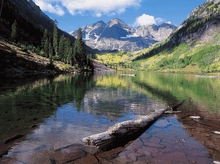
%> input picture homework3/code/river.gif, 220 x 164 px, shrunk from 848 x 632 before the run
$ octave problem3.m   (GNU Octave 9; MATLAB toolbox functions it lacks are replaced by stand-ins)
%> lines starting %> are read from the running program, lines starting %| are printed output that depends on the picture; in (x1, y1, x2, y2) boxes, pixels count from 0 and x2, y2 are one past the last pixel; in counts of white or black regions, pixels touching at a corner belong together; the program's own positions count from 1

[cdata,colormap] = imread('river.gif');
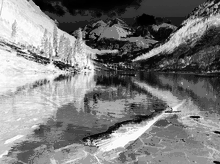
%> cdata: size 164x220 uint8; min 0, max 254, mean 125.2
%> colormap = 256 rows, first 12: [0.933 0.933 0.937; 0.902 0.91 0.929; 0.867 0.882 0.922; 0.875 0.867 0.812; 0.812 0.835 0.906; 0.761 0.808 0.906; 0.843 0.816 0.773; 0.859 0.82 0.443; 0.8 0.769 0.792; 0.769 0.729 0.765; 0.788 0.753 0.58; 0.8 0.753 0.376]

riverdata = ind2gray(cdata,colormap);
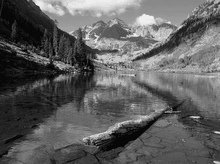
%> riverdata: size 164x220 uint8; min 4, max 238, mean 94.5

G = double(riverdata);

[M,N] = size(G);
%> M = 164; N = 220

a = [1,0,0.5,1,0.75];
b = [0,0,0,-1,-0.5];
c = [0,1,0.5,1,0.75];

R = G;

for i = 2:N
    R(1,i) = G(1,i) - G(1,i-1);
end
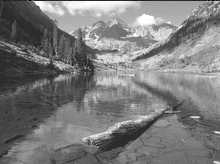
%> R: size 164x220 double; min -42, max 238, mean 93.6; drawn with min black and max white

for j = 2:M
    R(j,1) = G(j,1) - G(j-1,1);
end
%> R: size 164x220 double; 0.45% of pixels changed, all inside (x1, y1, x2, y2) = (0, 1, 1, 164)

R1 = R;R2 = R;R3 = R;R4 = R;R5 = R;

for i = 2:M
    for j = 2:N
        R1(i,j) = floor(G(i,j) - (a(1) * G(i,j-1) + b(1) * G(i-1,j-1) + c(1) * G(i-1,j)));
        R2(i,j) = floor(G(i,j) - (a(2) * G(i,j-1) + b(2) * G(i-1,j-1) + c(2) * G(i-1,j)));
        R3(i,j) = floor(G(i,j) - (a(3) * G(i,j-1) + b(3) * G(i-1,j-1) + c(3) * G(i-1,j)));
        R4(i,j) = floor(G(i,j) - (a(4) * G(i,j-1) + b(4) * G(i-1,j-1) + c(4) * G(i-1,j)));
        R5(i,j) = floor(G(i,j) - (a(5) * G(i,j-1) + b(5) * G(i-1,j-1) + c(5) * G(i-1,j)));
    end
end
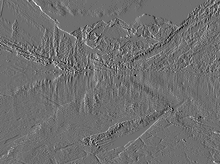
%> R1: size 164x220 double; min -105, max 136, mean 0.4; drawn with min black and max white
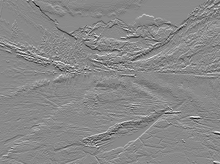
%> R2: size 164x220 double; min -160, max 137, mean -0.5; drawn with min black and max white
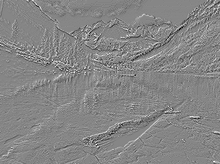
%> R3: size 164x220 double; min -111, max 100, mean -0.3; drawn with min black and max white
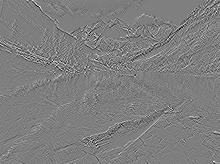
%> R5: size 164x220 double; min -98, max 98, mean -0.3; drawn with min black and max white

%> (the run ends here)
